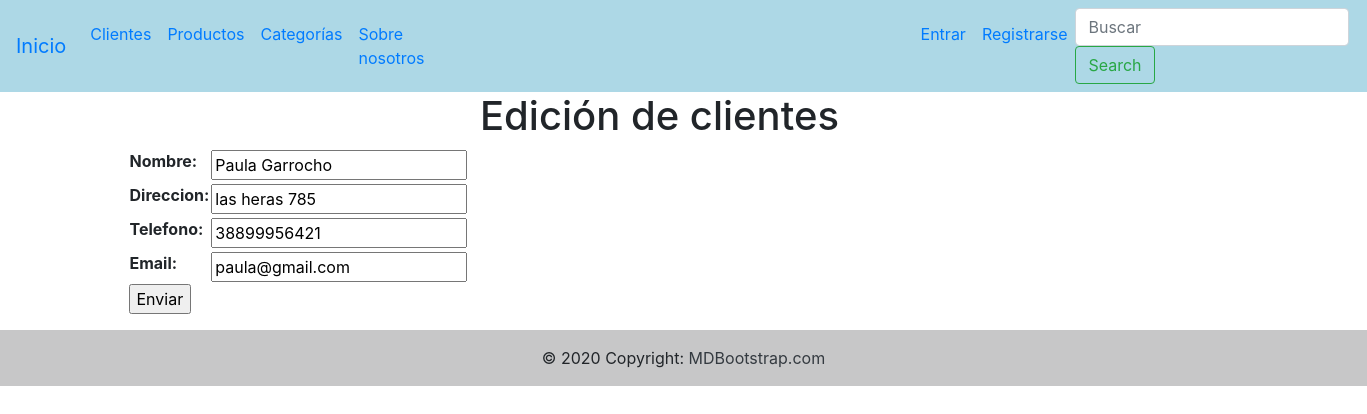
The app's page /cliente/editar_cliente/1/ with its own data.
### cliente/models.py (models this page shows, shortened)
class Cliente(models.Model):
    nombre=models.CharField(max_length=50)
    direccion=models.CharField(max_length=50)
    telefono=models.CharField(max_length=15)
    email=models.EmailField()
    created=models.DateTimeField(auto_now_add=True)
    class Meta:
        verbose_name="Cliente"
        verbose_name_plural="Clientes"

### cliente/views.py (the view)
# urls.py: path('editar_cliente/<int:pk>/', views.editar_cliente, name='editar_cliente'),
def editar_cliente(request, pk):
    if request.method == 'POST':
        form = Formulario_clientes(request.POST)
        if form.is_valid():
            cliente = Cliente.objects.get(id=pk)
            cliente.nombre = form.cleaned_data['nombre']
            cliente.direccion = form.cleaned_data['direccion']
            cliente.telefono = form.cleaned_data['telefono']
            cliente.email = form.cleaned_data['email']
            cliente.save()
            return redirect(lista_clientes)
    elif request.method == 'GET':
        cliente = Cliente.objects.get(id=pk)
        form = Formulario_clientes(initial={
                                        'nombre':cliente.nombre,
                                        'direccion':cliente.direccion,
                                        'telefono':cliente.telefono,
                                        'email':cliente.email})
        context = {'form':form}
        return render(request, 'cliente/editar_cliente.html', context=context)

### cliente/forms.py
class Formulario_clientes(forms.Form):
    nombre = forms.CharField(max_length=50)
    direccion = forms.CharField()
    telefono = forms.CharField(max_length=15)
    email = forms.EmailField()

### templates/cliente/editar_cliente.html (shortened to what this page needs)
{% extends 'base.html' %}
{% block contenido %}
<form action="" method="POST">
<h1 style="margin-left:30rem">Edición de clientes</h1>
<div class="container">
<table>
    {{form.as_table}}
</table>
</div>
<div class="container">
<p><input type="submit" value="Enviar"></p>
</div>
</form>
{% endblock %}

### records on screen
Cliente: nombre "Paula Garrocho", direccion "las heras 785", telefono "38899956421", email "paula@gmail.com"
